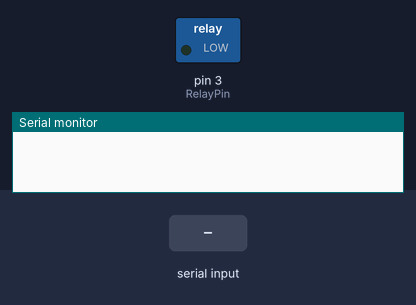
Simulated run of this sketch. Board: Arduino Uno, built with avr-gcc and run on an emulated ATmega328P. Parts: switched loads named in the sketch (green lamp = pin HIGH), the last lines printed to the serial monitor. The test bench sets the inputs (shaded band).

Above: at 1.2 s.
1.3 s: "o" received over Serial
At 2.4 s:
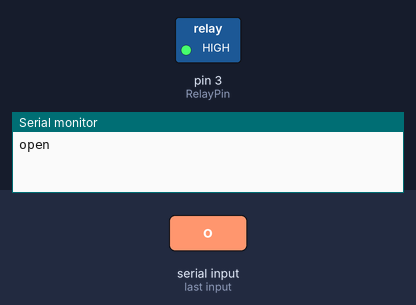
2.8 s: "f" received over Serial
At 3.5 s:
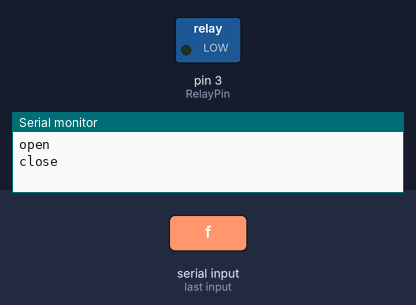
Timing chart, 0 to 5.8 s (numbered marks = the images above; inputs shaded):
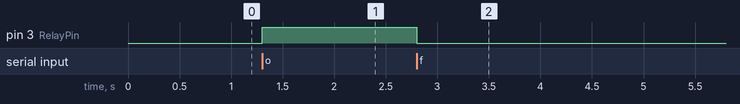

The sketch:

solenoid_valve.ino
```cpp
const int RelayPin = 3;

void setup() {
   Serial.begin(9600);
  pinMode(RelayPin, OUTPUT);
}
void loop() {
  if(Serial.read()=='o'){

     digitalWrite(RelayPin, HIGH);   //Turn on
     Serial.println("open");
     delay(100);
  }
   if(Serial.read()=='f'){

     digitalWrite(RelayPin, LOW);   //Turn off
     Serial.println("close");
     delay(100);
  }
}
```

Measured:
- after the input at 1.3 s, pin 3 (RelayPin): LOW → HIGH at once
- after the input at 2.8 s, pin 3 (RelayPin): HIGH → LOW at once
